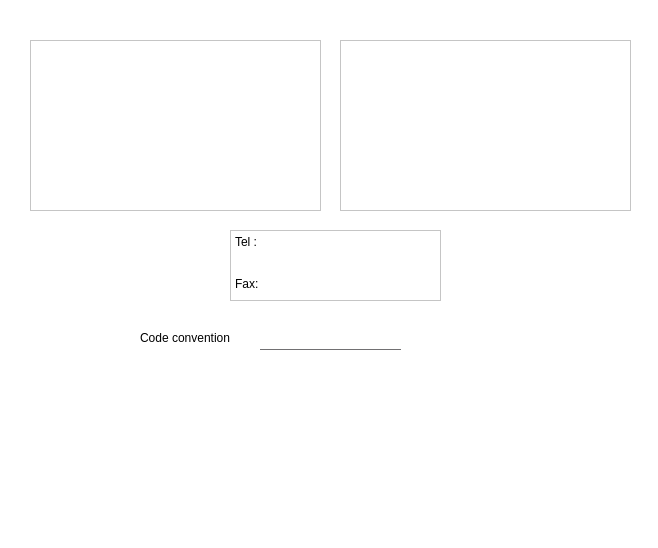
<?xml version="1.0" encoding="UTF-8"?>
<ui version="4.0">
 <class>MainWindow</class>
 <widget class="QMainWindow" name="MainWindow">
  <property name="geometry">
   <rect>
    <x>0</x>
    <y>0</y>
    <width>658</width>
    <height>548</height>
   </rect>
  </property>
  <property name="windowTitle">
   <string>MainWindow</string>
  </property>
  <property name="styleSheet">
   <string notr="true">background-color: rgb(255, 255, 255);</string>
  </property>
  <widget class="QWidget" name="centralwidget">
   <widget class="QPlainTextEdit" name="plainTextEdit">
    <property name="geometry">
     <rect>
      <x>30</x>
      <y>40</y>
      <width>291</width>
      <height>171</height>
     </rect>
    </property>
   </widget>
   <widget class="QPlainTextEdit" name="plainTextEdit_2">
    <property name="geometry">
     <rect>
      <x>340</x>
      <y>40</y>
      <width>291</width>
      <height>171</height>
     </rect>
    </property>
   </widget>
   <widget class="QPlainTextEdit" name="plainTextEdit_3">
    <property name="geometry">
     <rect>
      <x>230</x>
      <y>230</y>
      <width>211</width>
      <height>71</height>
     </rect>
    </property>
    <property name="plainText">
     <string>Tel : 


Fax:		</string>
    </property>
   </widget>
   <widget class="QLabel" name="label">
    <property name="geometry">
     <rect>
      <x>140</x>
      <y>330</y>
      <width>91</width>
      <height>16</height>
     </rect>
    </property>
    <property name="text">
     <string>Code convention :</string>
    </property>
   </widget>
   <widget class="QLineEdit" name="lineEdit">
    <property name="geometry">
     <rect>
      <x>260</x>
      <y>330</y>
      <width>141</width>
      <height>20</height>
     </rect>
    </property>
    <property name="styleSheet">
     <string notr="true">border:none;
border-bottom:1px solid #717072;</string>
    </property>
   </widget>
  </widget>
 </widget>
 <resources/>
 <connections/>
</ui>
